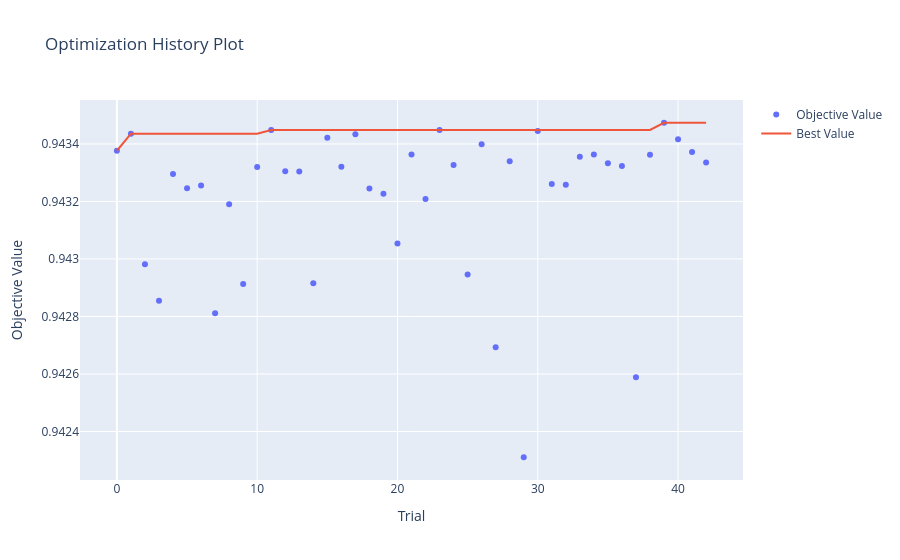

Write notebook code for a chart like this one.
### Code cell
try:
    fig = optuna.visualization.plot_optimization_history(study)
    fig.show()
except NameError:
    print("Optuna wasn't run")

### Figure 1 — Plotly figure (JSON) as saved in the notebook; plotly's stock layout.template omitted (floating-point values rounded to 4 significant figures)
{"data": [{"mode": "markers", "name": "Objective Value", "type": "scatter", "x": [0, 1, 2, 3, 4, 5, 6, 7, 8, 9, 10, 11, 12, 13, 14, 15, 16, 17, 18, 19, 20, 21, 22, 23, 24, 25, 26, 27, 28, 29, 30, 31, 32, 33, 34, 35, 36, 37, 38, 39, 40, 41, 42], "y": [0.9434, 0.9434, 0.943, 0.9429, 0.9433, 0.9432, 0.9433, 0.9428, 0.9432, 0.9429, 0.9433, 0.9434, 0.9433, 0.9433, 0.9429, 0.9434, 0.9433, 0.9434, 0.9432, 0.9432, 0.9431, 0.9434, 0.9432, 0.9434, 0.9433, 0.9429, 0.9434, 0.9427, 0.9433, 0.9423, 0.9434, 0.9433, 0.9433, 0.9434, 0.9434, 0.9433, 0.9433, 0.9426, 0.9434, 0.9435, 0.9434, 0.9434, 0.9433]}, {"mode": "lines", "name": "Best Value", "type": "scatter", "x": [0, 1, 2, 3, 4, 5, 6, 7, 8, 9, 10, 11, 12, 13, 14, 15, 16, 17, 18, 19, 20, 21, 22, 23, 24, 25, 26, 27, 28, 29, 30, 31, 32, 33, 34, 35, 36, 37, 38, 39, 40, 41, 42], "y": [0.9434, 0.9434, 0.9434, 0.9434, 0.9434, 0.9434, 0.9434, 0.9434, 0.9434, 0.9434, 0.9434, 0.9434, 0.9434, 0.9434, 0.9434, 0.9434, 0.9434, 0.9434, 0.9434, 0.9434, 0.9434, 0.9434, 0.9434, 0.9434, 0.9434, 0.9434, 0.9434, 0.9434, 0.9434, 0.9434, 0.9434, 0.9434, 0.9434, 0.9434, 0.9434, 0.9434, 0.9434, 0.9434, 0.9434, 0.9435, 0.9435, 0.9435, 0.9435]}, {"marker": {"color": "#cccccc"}, "mode": "markers", "name": "Infeasible Trial", "showlegend": false, "type": "scatter", "x": [], "y": []}], "layout": {"title": {"text": "Optimization History Plot"}, "xaxis": {"title": {"text": "Trial"}}, "yaxis": {"title": {"text": "Objective Value"}}}}
